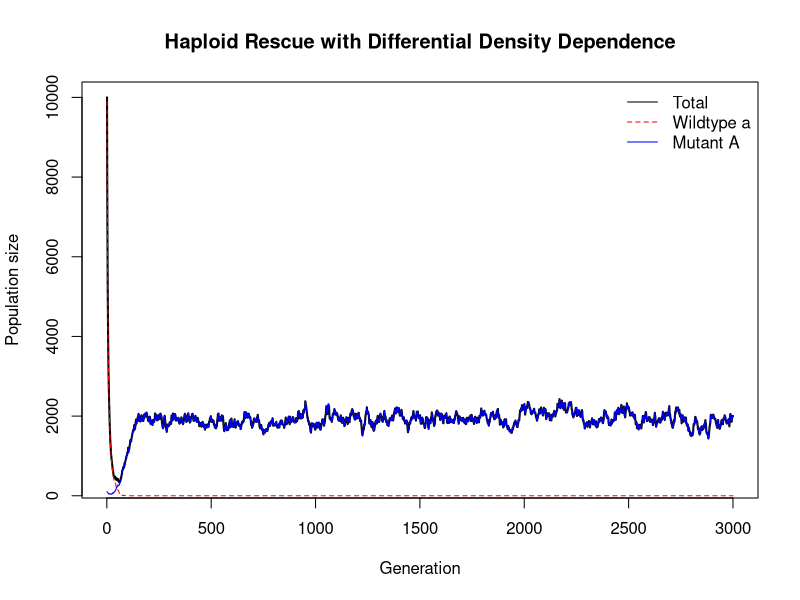
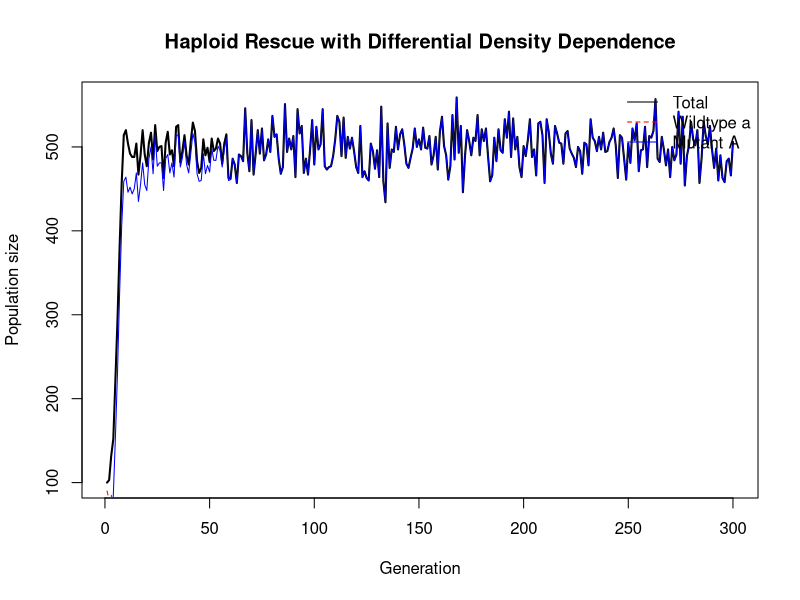

Source code (R) for these figures, in order: (Note: this script raises an error after producing the figures.)
# Haploid population with differential density dependence
# Question:What is the ideal fraction of mutants to introduce, given variable density dependence,to rescue a declining population?
# Key Parameter(or Variable?): p0, initial fraction of mutants

## Parameters
N0  <- 10000      # initial total population size
p0  <- 0.01      # initial fraction of mutants
K   <- 50000      # carrying capacity
w_a <- 0.95       # intrinsic fitness of wildtype (below 1)
w_A <- 1.05       # intrinsic fitness of mutant (above 1)
f_a <- 1.0        # wildtype density sensitivity
f_A <- 1.3        # mutant stronger negative freq. dependence
tmax <- 3000       # number of generations


## Initialization of first generation
Na <- numeric(tmax)    # wildtype counts
N_A <- numeric(tmax)   # mutant counts
Na[1] <- N0 * (1 - p0) # initialize wildtypes
N_A[1] <- N0 * p0      # initialize mutants


## Beverton–Holt crowding function
fitness <- function(Ntot, w, f) w / (1 + f * Ntot / K)  # always gives positive values (no negative growth)
# It smoothly saturates toward 0 as density increases.
# It’s biologically realistic, reflects limited resources, space, or competition.
# It allows different sensitivity between genotypes (f_a vs f_A).



## Simulation
set.seed(1)  # Each pass of the loop represents one generation 
# We start at t = 2 because the first generation (t = 1) was initialized already.
for(t in 2:tmax){
  Ntot <- Na[t-1] + N_A[t-1]   # We calculate the total population size in the previous generation.
  # This determines how crowded the population is, 
  # and so how much density dependence should reduce fitness.
  
  wa_eff <- fitness(Ntot, w_a, f_a)  # Each genotype gets its own densitydependence-ajusted growth rate for each generation.
  wA_eff <- fitness(Ntot, w_A, f_A)
  
  Na[t] <- rpois(1, Na[t-1] * wa_eff)  # Each genotype reproduces stochastically. 
  N_A[t] <- rpois(1, N_A[t-1] * wA_eff)# The expected number of offspring = previous number × realized fitness.
  # rpois() adds demographic stochasticity around that mean
  # example: 9000 × 0.8 = 7200, The realized number might be + - 7200
  
  if(Na[t] + N_A[t] < 1) break         # If total population drops below 1 (essentially extinct), stop the simulation.
}


## Plot population trajectories
time <- 1:tmax
plot(time, Na + N_A, type="l", lwd=2, col="black",               # total pop
     ylab="Population size", xlab="Generation",
     main="Haploid Rescue with Differential Density Dependence")
lines(time, Na, col="red", lty=2)                                # wildtype
lines(time, N_A, col="blue")                                     # mutant
legend("topright", legend=c("Total","Wildtype a","Mutant A"),    # legend
       col=c("black","red","blue"), lty=c(1,2,1), bty="n")

if(t %% 10 == 0) {   # print every 10 generations
  cat("Gen:", t, "Ntot =", Ntot, "wa_eff =", round(wa_eff,4), 
      "wA_eff =", round(wA_eff,4), "\n")
}

# p0 mainly changes time to rescue/extinction risk, not the final coexistence.
# ideal p0 is:
# (i) rescue probability
## If we repeat the stochastic simulation (e.g.100 replicates) for a given p0, some runs will go extinct, others will be rescued. The rescue probability is the percentage that survive.
# (ii) minimum N
## After introduction, the population plummets further until it’s low enough that the mutant, being more density-sensitive, can finally exploit the low-density environment and take over, rescuing the population.
# (iii) time to rebound
## Generation when growth resumes

# The ideal initial mutant fraction (p0) is the smallest proportion of mutants that reliably rescues the population. As p₀ increases, rescue success improves — the population is less likely to crash (higher minimum N) 
# and recovers faster (shorter rebound time). However, beyond a certain point, adding more mutants brings little additional benefit. The optimal p₀ is therefore at this plateau, where further increases no longer improve 
# rescue outcomes but would unnecessarily use more mutants or exceed carrying capacity.
# After a certain p₀, the mutant already guarantees rescue;
# further increases don’t change the outcome because the population is bounded by K and the mutant’s density-sensitive growth slows as soon as it becomes common.

fitness<- function(Ntot, w) 1 + w-w * Ntot / K

## Parameters
N0  <- 100     # initial total population size
p0  <- 0.1      # initial fraction of mutants
K   <- 500      # carrying capacity
w_a <- 0.95       # intrinsic fitness of wildtype (below 1)
w_A <- 1.05       # intrinsic fitness of mutant (above 1)
f_a <- 1.0        # wildtype density sensitivity
f_A <- 1.3        # mutant stronger negative freq. dependence
tmax <- 300       # number of generations


## Initialization of first generation
Na <- numeric(tmax)    # wildtype counts
N_A <- numeric(tmax)   # mutant counts
Na[1] <- N0 * (1 - p0) # initialize wildtypes
N_A[1] <- N0 * p0      # initialize mutants


## Beverton–Holt crowding function
fitness <- function(Ntot, w, f) 1+ w - w * Ntot / K  # always gives positive values (no negative growth)
# It smoothly saturates toward 0 as density increases.
# It’s biologically realistic, reflects limited resources, space, or competition.
# It allows different sensitivity between genotypes (f_a vs f_A).



## Simulation
set.seed(1)  # Each pass of the loop represents one generation of your haploid population. 
# We start at t = 2 because the first generation (t = 1) was initialized already.
for(t in 2:tmax){
  Ntot <- Na[t-1] + N_A[t-1]   # We calculate the total population size in the previous generation.
  # This determines how crowded the population is, 
  # and so how much density dependence should reduce fitness.
  
  #Each genotype gets its own densitydependence-ajusted growth rate for each generation.
 ## wa_eff <- fitness(Ntot, w_a, f_a)  
  wA_eff <- fitness(Ntot, w_A, f_A)
  wa_eff <- w_a  
  
  Na[t] <- rpois(1, Na[t-1] * wa_eff)  # Each genotype reproduces stochastically. 
  N_A[t] <- rpois(1, N_A[t-1] * wA_eff)# The expected number of offspring = previous number × realized fitness.
  # rpois() adds demographic stochasticity around that mean
  # example: 9000 × 0.8 = 7200, The realized number might be 7175, 7243, etc.
  
  if(Na[t] + N_A[t] < 1) break         # If total population drops below 1 (essentially extinct), stop the simulation.
}


## Plot population trajectories
time <- 1:tmax
plot(time, Na + N_A, type="l", lwd=2, col="black",               # total pop
     ylab="Population size", xlab="Generation",
     main="Haploid Rescue with Differential Density Dependence")
lines(time, Na, col="red", lty=2)                                # wildtype
lines(time, N_A, col="blue")                                     # mutant
legend("topright", legend=c("Total","Wildtype a","Mutant A"),    # legend
       col=c("black","red","blue"), lty=c(1,2,1), bty="n")

if(t %% 10 == 0) {   # print every 10 generations
  cat("Gen:", t, "Ntot =", Ntot, "wa_eff =", round(wa_eff,4), 
      "wA_eff =", round(wA_eff,4), "\n")
}

# p0 mainly changes time to rescue/extinction risk, not the final coexistence.
# ideal p0 is:
# (i) rescue probability
## If we repeat the stochastic simulation (e.g.100 replicates) for a given p0, some runs will go extinct, others will be rescued. The rescue probability is the percentage that survive.
# (ii) minimum N
## After introduction, the population plummets further until it’s low enough that the mutant, being more density-sensitive, can finally exploit the low-density environment and take over, rescuing the population.
# (iii) time to rebound
## Generation when growth resumes

# The ideal initial mutant fraction (p0) is the smallest proportion of mutants that reliably rescues the population. As p₀ increases, rescue success improves — the population is less likely to crash (higher minimum N) 
# and recovers faster (shorter rebound time). However, beyond a certain point, adding more mutants brings little additional benefit. The optimal p₀ is therefore at this plateau, where further increases no longer improve 
# rescue outcomes but would unnecessarily use more mutants or exceed carrying capacity.
# After a certain p₀, the mutant already guarantees rescue;
# further increases don’t change the outcome because the population is bounded by K and the mutant’s density-sensitive growth slows as soon as it becomes common.

print(simulate_gen(N0, p0, K, ))

